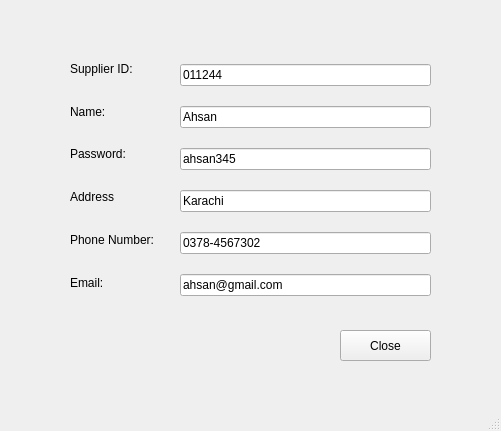
<?xml version="1.0" encoding="UTF-8"?>
<ui version="4.0">
 <class>MainWindow</class>
 <widget class="QMainWindow" name="MainWindow">
  <property name="geometry">
   <rect>
    <x>0</x>
    <y>0</y>
    <width>501</width>
    <height>431</height>
   </rect>
  </property>
  <property name="windowTitle">
   <string>MainWindow</string>
  </property>
  <widget class="QWidget" name="centralwidget">
   <widget class="QWidget" name="layoutWidget">
    <property name="geometry">
     <rect>
      <x>180</x>
      <y>50</y>
      <width>251</width>
      <height>261</height>
     </rect>
    </property>
    <layout class="QVBoxLayout" name="verticalLayout">
     <item>
      <widget class="QLineEdit" name="lineEdit">
       <property name="text">
        <string>011244</string>
       </property>
      </widget>
     </item>
     <item>
      <widget class="QLineEdit" name="titleline">
       <property name="text">
        <string>Ahsan</string>
       </property>
      </widget>
     </item>
     <item>
      <widget class="QLineEdit" name="titleline_2">
       <property name="text">
        <string>ahsan345</string>
       </property>
      </widget>
     </item>
     <item>
      <widget class="QLineEdit" name="lineEdit_2">
       <property name="text">
        <string>Karachi</string>
       </property>
      </widget>
     </item>
     <item>
      <widget class="QLineEdit" name="lineEdit_3">
       <property name="text">
        <string>0378-4567302</string>
       </property>
      </widget>
     </item>
     <item>
      <widget class="QLineEdit" name="lineEdit_4">
       <property name="text">
        <string>ahsan@gmail.com</string>
       </property>
      </widget>
     </item>
    </layout>
   </widget>
   <widget class="QWidget" name="layoutWidget_2">
    <property name="geometry">
     <rect>
      <x>70</x>
      <y>50</y>
      <width>103</width>
      <height>251</height>
     </rect>
    </property>
    <layout class="QVBoxLayout" name="verticalLayout_2">
     <item>
      <widget class="QLabel" name="label">
       <property name="text">
        <string>Supplier ID:</string>
       </property>
      </widget>
     </item>
     <item>
      <widget class="QLabel" name="label_2">
       <property name="text">
        <string>Name:</string>
       </property>
      </widget>
     </item>
     <item>
      <widget class="QLabel" name="label_4">
       <property name="text">
        <string>Password:</string>
       </property>
      </widget>
     </item>
     <item>
      <widget class="QLabel" name="label_3">
       <property name="text">
        <string>Address</string>
       </property>
      </widget>
     </item>
     <item>
      <widget class="QLabel" name="label_5">
       <property name="text">
        <string>Phone Number:</string>
       </property>
      </widget>
     </item>
     <item>
      <widget class="QLabel" name="label_6">
       <property name="text">
        <string>Email:</string>
       </property>
      </widget>
     </item>
    </layout>
   </widget>
   <widget class="QPushButton" name="pushButton">
    <property name="geometry">
     <rect>
      <x>340</x>
      <y>330</y>
      <width>91</width>
      <height>31</height>
     </rect>
    </property>
    <property name="text">
     <string>Close</string>
    </property>
   </widget>
  </widget>
  <widget class="QMenuBar" name="menubar">
   <property name="geometry">
    <rect>
     <x>0</x>
     <y>0</y>
     <width>501</width>
     <height>26</height>
    </rect>
   </property>
  </widget>
  <widget class="QStatusBar" name="statusbar"/>
 </widget>
 <resources/>
 <connections/>
</ui>
